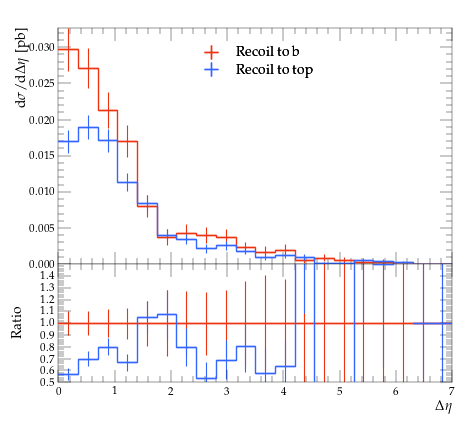

Generate this figure with Python:
#! /usr/bin/env python

# This Python script was auto-generated using YODA v2.0.2.
# Analysis object: /MC_TTBAR/onelep_jetl_1_jetl_2_deta
# Timestamp: 07-08-2026 (11:29:32)

import matplotlib as mpl
import matplotlib.pyplot as plt
mpl.use('Agg') # comment out for interactive use
import os
import numpy as np

plotDir = os.path.split(os.path.realpath(__file__))[0]
if 'YODA_USER_PLOT_PATH' in globals():
    plot_outdir = globals()['YODA_USER_PLOT_PATH']
else:
    plot_outdir = plotDir

#plot style
plt.style.use(os.path.join(plotDir, '../default.mplstyle'))
# plot metadata
figW, figH = plt.rcParams['figure.figsize']
ax_xLabel = r'$\Delta \eta$'
ax_yLabel = r'$\mathrm{d}\sigma/\mathrm{d}\Delta \eta$ [pb]'
ax_title  = r''
ax_xScale = 'linear'
ax_yScale = 'linear'
xLims = (0.0, 7.0)
yLims = (0.0, 0.032691318000000004)

# TeX-friendly labels for the legend
labels = {
    'legend' : ([ r"Recoil to b", r"Recoil to top" ], r""),
}

# Adjust canvas width and height
canvasW = 10.0
canvasH = 9.0
figW *= canvasW/10.
figH *= canvasH/9.

# Create figure and axis objects
fig, (ax, ratio0_ax) = plt.subplots(2, 1, sharex=True,
                  figsize=(figW,figH), gridspec_kw={'height_ratios': (6.0, 3.0)})

# Set figure margins
plt.subplots_adjust(
    left   = 1.0 * plt.rcParams['figure.subplot.left'],
    right  = 1.0 * plt.rcParams['figure.subplot.right'],
    top    = 1.0 * plt.rcParams['figure.subplot.top'],
    bottom = 1.0 * plt.rcParams['figure.subplot.bottom'])

ratio0_ax.yaxis.set_major_locator(mpl.ticker.MultipleLocator(0.1))
ratio0_ax.set_ylim(0.5, 1.4999)
ratio0_ax.set_ylabel('Ratio')

# the numerical data is stored in a separate file
dataf = dict()
prefix = os.path.split(__file__)[0]
if prefix:    prefix = prefix + '/'
exec(open(prefix+'onelep_jetl_1_jetl_2_deta__data.py').read(), dataf)


legend_handles = dict() # keep track of handles for the legend

# style options for curves
# starts at zorder>=5 to draw curve on top of legend
styles = {
  'rec_b': {
    'color' : '#EE3311',
    'linestyle' : '-',
    'linewidth' : 1,
    'marker' : 'none',
    'markersize' : 2,
    'capsize' : 0.0,
    'zorder' : 5,
    'histstyle' : 1,
    'drawstyle' : 'steps-pre',
    'xerrorbars' : 1,
    'yerrorbars' : 1,
    'fillcolor' : None,
    'fillopacity' : 1.0,
    'ratio0_linestyle' : '-',
    'ratio0_linewidth' : 1,
    'ratio0_marker' : 'none',
    'ratio0_markersize' : 2,
    'ratio0_capsize' : 0.0,
    'ratio0_zorder' : 5,
    'ratio0_histstyle' : 1,
    'ratio0_drawstyle' : 'steps-pre',
    'ratio0_xerrorbars' : 1,
    'ratio0_yerrorbars' : 1,
  },
  'rec_t': {
    'color' : '#3366FF',
    'linestyle' : '-',
    'linewidth' : 1,
    'marker' : 'none',
    'markersize' : 2,
    'capsize' : 0.0,
    'zorder' : 6,
    'histstyle' : 1,
    'drawstyle' : 'steps-pre',
    'xerrorbars' : 1,
    'yerrorbars' : 1,
    'fillcolor' : None,
    'fillopacity' : 1.0,
    'ratio0_linestyle' : '-',
    'ratio0_linewidth' : 1,
    'ratio0_marker' : 'none',
    'ratio0_markersize' : 2,
    'ratio0_capsize' : 0.0,
    'ratio0_zorder' : 6,
    'ratio0_histstyle' : 1,
    'ratio0_drawstyle' : 'steps-pre',
    'ratio0_xerrorbars' : 1,
    'ratio0_yerrorbars' : 1,
  },
}

# curve from input yoda files in main panel
for label, yvals in dataf['yvals'].items():
    if all(np.isnan(v) for v in dataf['yvals'][label]):
        continue
    tmp = None
    if styles[label]['histstyle']: # draw as histogram
        xpos = dataf['xedges'][label] if styles[label]['drawstyle'] else dataf['xpoints'][label]
        ypos = np.insert(yvals, 0, yvals[0]) if styles[label]['drawstyle'] else yvals
        if styles[label]['fillcolor']: # fill area below curve
            ax.fill_between(xpos, ypos, step='pre',
                            color=styles[label]['fillcolor'],
                            alpha=styles[label]['fillopacity'])
        tmp, = ax.plot(xpos, ypos,
                       color=styles[label]['color'],
                       linestyle=styles[label]['linestyle'],
                       linewidth=styles[label]['linewidth'],
                       drawstyle=styles[label]['drawstyle'], solid_joinstyle='miter',
                       zorder=styles[label]['zorder'], label=label)
    tmp = ax.errorbar(dataf['xpoints'][label], yvals,
                      xerr=np.array(dataf['xerrs'][label])*styles[label]['xerrorbars'],
                      yerr=np.array(dataf['yerrs'][label])*styles[label]['yerrorbars'],
                      fmt=styles[label]['marker'], capsize=styles[label]['capsize'],
                      markersize=styles[label]['markersize'],
                      ecolor=styles[label]['color'],
                      color=styles[label]['color'], zorder=styles[label]['zorder'])
    tmp[-1][0].set_linestyle(styles[label]['linestyle'])
    tmp[-1][0].set_linewidth(styles[label]['linewidth'])
    if label in dataf['add_legend_handle']:  legend_handles[label] = tmp
    for varLabel in dataf['variation_yvals'].keys():
        if varLabel.startswith(label):
            tmp, = ax.plot(dataf['xedges'][label], dataf['variation_yvals'][varLabel],
                           color=styles[label]['color'],
                           linestyle=styles[label]['linestyle'],
                           linewidth=styles[label]['linewidth'],
                           drawstyle='steps-pre', solid_joinstyle='miter',
                           zorder=styles[label]['zorder'], alpha=0.5)


# plots on ratio panel
# curve from input yoda files in ratio panel
for label, yvals in dataf['ratio0_yvals'].items():
    if all(np.isnan(v) for v in yvals):
        continue
    if styles[label]['ratio0_histstyle']: # plot as histogram
        xpos = dataf['xedges']['rec_b'] if styles[label]['ratio0_drawstyle'] else dataf['xpoints']['rec_b']
        ypos = np.insert(yvals, 0, yvals[0]) if styles[label]['ratio0_drawstyle'] else yvals
        ratio0_ax.plot(xpos, ypos,
                       color=styles[label]['color'],
                       linewidth=styles[label]['linewidth'],
                       linestyle=styles[label]['ratio0_linestyle'],
                       drawstyle=styles[label]['ratio0_drawstyle'], zorder=styles[label]['zorder'],
                       solid_joinstyle='miter')
    tmp = ratio0_ax.errorbar(dataf['xpoints']['rec_b'], yvals,
                             xerr=np.array(dataf['ref_xerrs'])*styles[label]['ratio0_xerrorbars'],
                             yerr=np.array(dataf['ratio0_yerrs'][label])*styles[label]['ratio0_yerrorbars'],
                             fmt=styles[label]['ratio0_marker'], capsize=styles[label]['ratio0_capsize'],
                             markersize=styles[label]['ratio0_markersize'],
                             ecolor=styles[label]['color'],
                             color=styles[label]['color'])
    tmp[-1][0].set_linestyle(styles[label]['ratio0_linestyle'])
    tmp[-1][0].set_linewidth(styles[label]['ratio0_linewidth'])

    for varlabel in dataf['ratio0_variation_vals'].keys():
        if varlabel.startswith(label):
            ratio0_ax.plot(dataf['xedges']['rec_b'],
                            dataf['ratio0_variation_vals'][varlabel],
                            color=styles[label]['color'],
                            linestyle=styles[label]['linestyle'],
                            linewidth=styles[label]['linewidth'],
                            drawstyle='steps-pre', solid_joinstyle='miter',
                            zorder=1, alpha=0.5)

legend_items = list(legend_handles.values())
ax.add_artist(ax.legend(legend_items,
                        labels['legend'][0],
                        title=labels['legend'][1],
                        alignment='left',
                        loc='upper center',
                        bbox_to_anchor=(0.5, 0.97)))

# set plot metadata as defined above
ratio0_ax.set_xlabel(ax_xLabel)
ratio0_ax.xaxis.set_label_coords(1., -0.15)
ax.set_ylabel(ax_yLabel, ha='right', va='top')
ax.yaxis.set_label_coords(-0.11, 1.0)
ax.set_title(ax_title, loc='left')
ax.set_xscale(ax_xScale)
ax.set_yscale(ax_yScale)
ax.set_xlim(xLims)
ax.set_ylim(yLims)

# tick formatting
plt.rcParams['xtick.top'] = True
plt.rcParams['ytick.right'] = True
fig.align_ylabels((ax, ratio0_ax))
plt.savefig(os.path.join(plot_outdir, 'onelep_jetl_1_jetl_2_deta.pdf'), format='PDF')
plt.savefig(os.path.join(plot_outdir, 'onelep_jetl_1_jetl_2_deta.png'), format='PNG')

plt.close(fig)
